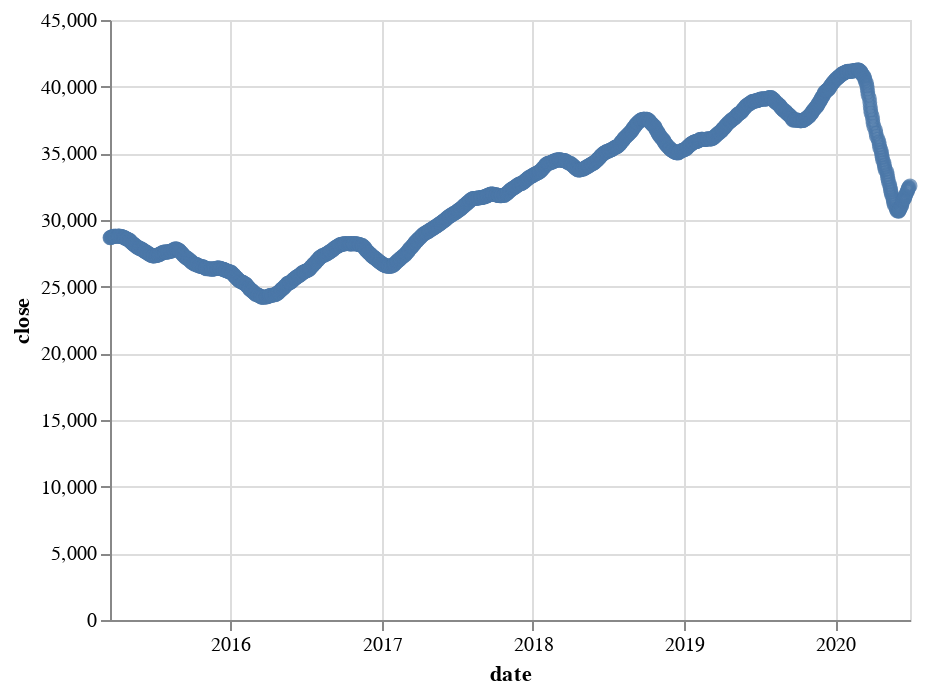

Here is the notebook cell this chart was saved with:
### Code cell
altdata_fiftydays = rollingwindows(50, bse_data)
altdata_fiftydays.reset_index(inplace=True)
altdata_fiftydays.rename(columns={list(altdata_fiftydays)[0]:'date'}, inplace=True)
alt.Chart(altdata_fiftydays).mark_point().encode(
    x='date',
    y='close'
)

### Figure 1 — Vega-Lite specification as saved in the notebook (floating-point values rounded to 4 significant figures; data arrays with more than 128 entries replaced by an {"elided": "..."} marker saying what was removed)
{"config": {"view": {"continuousWidth": 400, "continuousHeight": 300}}, "data": {"name": "data-0bf0bf8d1fb7b1e5304307f055941b80"}, "mark": "point", "encoding": {"x": {"field": "date", "type": "temporal"}, "y": {"field": "close", "type": "quantitative"}}, "$schema": "https://vega.github.io/schema/vega-lite/v4.17.0.json", "datasets": {"data-0bf0bf8d1fb7b1e5304307f055941b80": {"elided": "1295 records"}}}
